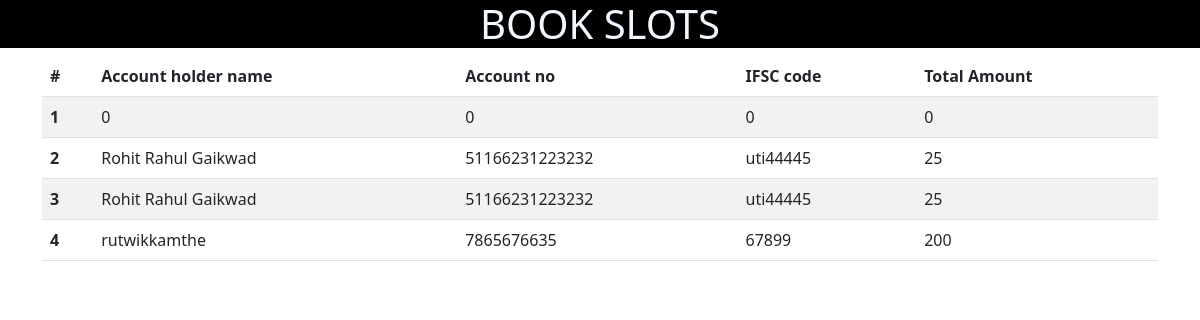
The app's page /view_paymenthistory/ with its own data.
### enroll/models.py (models this page shows)
class Bookslots(models.Model):
    oname=models.CharField(max_length=250)
    vehicleno= models.CharField(max_length=540)
    mobileno=models.CharField(max_length=90,null='True')
    city=models.CharField(max_length=250)
    area=models.CharField(max_length=340)
    time=models.CharField(max_length=120)
    date=models.CharField(max_length=120,default='0')
    hname=models.CharField(max_length=120,default='0')
    accountno=models.CharField(max_length=120,default='0')
    ifsccode=models.CharField(max_length=120,default='0')
    total=models.CharField(max_length=120,default='0')

### enroll/views.py (the view)
# urls.py: path('view_paymenthistory/',views.view_paymenthistory,name='view_paymenthistory'),
def view_paymenthistory(request):
    form=Bookslots.objects.all()
    return render (request, 'View_paymenthistory.html',{'forms':form})

### enroll/templates/view_paymenthistory.html (shortened to what this page needs)
{% load static %}
<!DOCTYPE html>
<html lang="en">
<head>
    <link href="{% static 'css/bootstrap.css' %}" rel="stylesheet">
</head>
<body>
    <h1 style="text-align:center; color: aliceblue; background-color:black">BOOK SLOTS </h1>
    <div class="container">
      {% if  forms %}
      <table class="table table-striped">
        <thead>
          <tr>
            <th scope="col">#</th>
            <th scope="col"> Account holder name</th>
            <th scope="col">Account no</th>
            <th scope="col">IFSC code</th>
            <th scope="col">Total Amount</th>
          </tr>
        </thead>
        <tbody>
            {% for fm in forms  %}
          <tr>
            <th scope="row">{{forloop.counter}}</th>
            <td colspan="">{{fm.hname}}</td>
            <td colspan="">{{fm.accountno}}</td>
            <td colspan="">{{fm.ifsccode}}</td>
            <td colspan="">{{fm.total}}</td>
          </tr>
          {% endfor %}</tbody></table>{% endif %}
    </div></div>
</body>
</html>

### records on screen
Bookslots: hname "0", accountno "0", ifsccode "0", total "0"
Bookslots: hname "Rohit Rahul Gaikwad", accountno "51166231223232", ifsccode "uti44445", total "25"
Bookslots: hname "Rohit Rahul Gaikwad", accountno "51166231223232", ifsccode "uti44445", total "25"
Bookslots: hname "rutwikkamthe", accountno "7865676635", ifsccode "67899", total "200"
